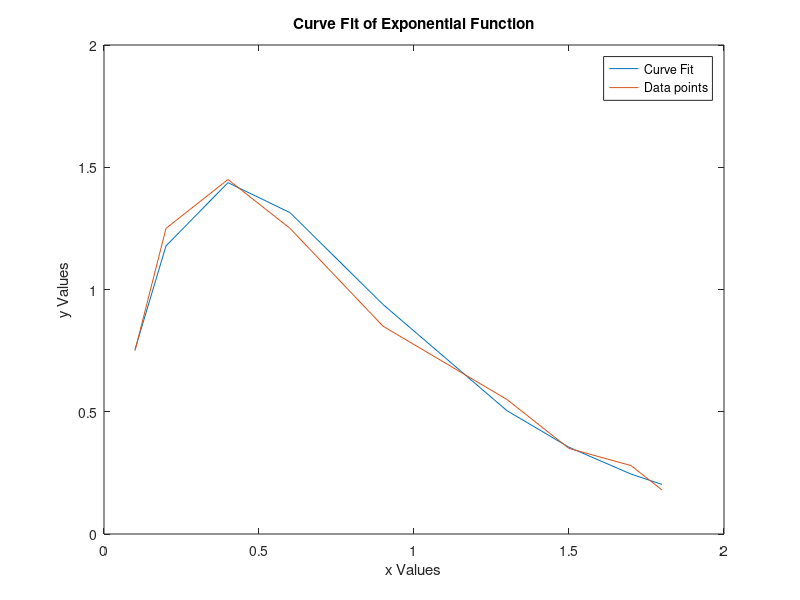

This chart was generated by the following MATLAB code:
clear,clc
% [ alpha, beta, Rsquare]
x=[0.1 0.2 0.4 0.6 0.9 1.3 1.5 1.7 1.8];
y=[0.75 1.25 1.45 1.25 0.85 0.55 0.35 0.28 0.18];
Y=y./x;
Y=log(Y);
ab=polyfit(x,Y,1)
alpha=exp(ab(1,2))
beta=ab(1,1);
i=1;
for t=x
    f(i)=[alpha*t*exp(beta*t)]
    i=i+1;
end
plot(x,f,x,y);
xlabel('x Values')
ylabel('y Values')
title('Curve Fit of Exponential Function')
legend('Curve Fit', 'Data points')
SSerr=sum((y-f).^2);
SStot=sum((y-mean(y)).^2);
R2=1-SSerr/SStot;
curvefit=[alpha,beta,R2];
